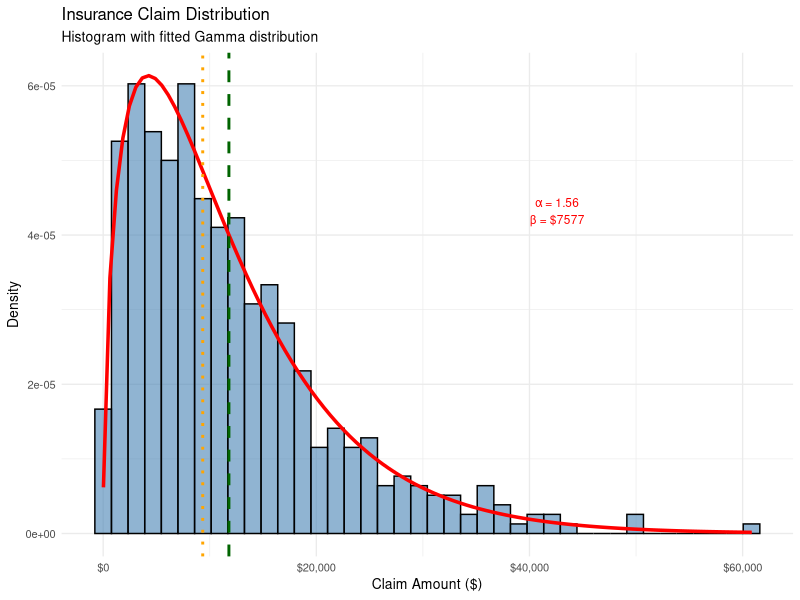
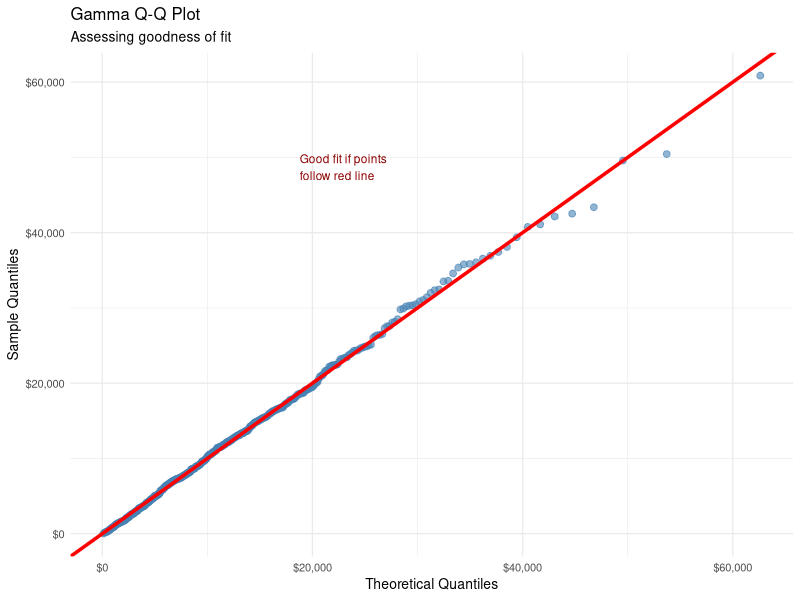

Write the R code that produced these figures, in order.
## ---- chunk 1
#| echo: true
#| message: false
#| warning: false
#| eval: true

# Load required libraries
library(tidyverse)
library(MASS)  # For fitdistr

# Generate realistic insurance claim data
# (simulating from gamma based on industry parameters)
set.seed(2024)
n_claims <- 500

# Industry-typical parameters for bodily injury claims
# alpha ≈ 1.5 (right-skewed), beta ≈ 8000
alpha_true <- 1.5
beta_true <- 8000

claims <- rgamma(n_claims, 
                 shape = alpha_true, 
                 scale = beta_true)

# Add some measurement realism
claims <- round(claims, 2)

# Summary statistics
mean_claim <- mean(claims)
median_claim <- median(claims)
sd_claim <- sd(claims)
max_claim <- max(claims)

cat("Insurance Claim Data Summary\n")
cat("==============================\n")
cat(sprintf("Sample size: %d claims\n", n_claims))
cat(sprintf("Mean claim: $%.2f\n", mean_claim))
cat(sprintf("Median claim: $%.2f\n", median_claim))
cat(sprintf("Std Dev: $%.2f\n", sd_claim))
cat(sprintf("Max claim: $%.2f\n", max_claim))
## ---- chunk 2
#| echo: true
#| message: false
#| warning: false
#| eval: true

# Estimate gamma parameters using Method of Moments
# This is more robust than MLE for real-world skewed data
# Based on E(Y) = α*β and Var(Y) = α*β²

alpha_est <- (mean_claim^2) / (sd_claim^2)
beta_est <- (sd_claim^2) / mean_claim

cat("\nEstimated Gamma Parameters (Method of Moments)\n")
cat("================================================\n")
cat(sprintf("Shape (α): %.3f\n", alpha_est))
cat(sprintf("Scale (β): $%.2f\n", beta_est))
cat(sprintf("Estimated mean: $%.2f\n", 
            alpha_est * beta_est))
cat(sprintf("Estimated variance: $%.2f²\n", 
            sqrt(alpha_est * beta_est^2)))
cat(sprintf("Compare to sample mean: $%.2f\n", mean_claim))
cat(sprintf("Compare to sample SD: $%.2f\n", sd_claim))

# Calculate key probabilities
prob_exceed_25k <- 1 - pgamma(25000, 
                              shape = alpha_est, 
                              scale = beta_est)
prob_exceed_50k <- 1 - pgamma(50000, 
                              shape = alpha_est, 
                              scale = beta_est)
prob_exceed_100k <- 1 - pgamma(100000, 
                               shape = alpha_est, 
                               scale = beta_est)

cat("\nProbabilities of Exceeding Limits\n")
cat("==================================\n")
cat(sprintf("P(Claim > $25,000): %.4f (%.2f%%)\n", 
            prob_exceed_25k, prob_exceed_25k*100))
cat(sprintf("P(Claim > $50,000): %.4f (%.2f%%)\n", 
            prob_exceed_50k, prob_exceed_50k*100))
cat(sprintf("P(Claim > $100,000): %.4f (%.2f%%)\n", 
            prob_exceed_100k, prob_exceed_100k*100))
## ---- chunk 3
#| echo: true
#| message: false
#| warning: false
#| eval: true
#| fig-width: 6
#| fig-height: 4.5

# Create histogram with gamma overlay
df_claims <- data.frame(claim = claims)

ggplot(df_claims, aes(x = claim)) +
  geom_histogram(aes(y = after_stat(density)), 
                 bins = 40, fill = "steelblue", 
                 alpha = 0.6, color = "black") +
  stat_function(fun = dgamma, 
                args = list(shape = alpha_est, 
                           scale = beta_est),
                color = "red", linewidth = 1.2) +
  geom_vline(xintercept = mean_claim, 
             color = "darkgreen", 
             linetype = "dashed", linewidth = 1) +
  geom_vline(xintercept = median_claim, 
             color = "orange", 
             linetype = "dotted", linewidth = 1) +
  scale_x_continuous(labels = scales::dollar_format()) +
  labs(title = "Insurance Claim Distribution",
       subtitle = "Histogram with fitted Gamma distribution",
       x = "Claim Amount ($)",
       y = "Density") +
  theme_minimal(base_size = 10) +
  annotate("text", x = max_claim * 0.7, 
           y = max(density(claims)$y) * 0.8, 
           label = sprintf("α = %.2f\nβ = $%.0f", 
                          alpha_est, beta_est), 
           color = "red", size = 3)
## ---- chunk 4
#| echo: true
#| message: false
#| warning: false
#| eval: true
#| fig-width: 6
#| fig-height: 4.5

# Q-Q plot for gamma distribution
theoretical_quantiles <- qgamma(
  ppoints(length(claims)), 
  shape = alpha_est, 
  scale = beta_est
)

qqplot_data <- data.frame(
  theoretical = theoretical_quantiles,
  sample = sort(claims)
)

ggplot(qqplot_data, aes(x = theoretical, y = sample)) +
  geom_point(color = "steelblue", 
             size = 2, alpha = 0.6) +
  geom_abline(slope = 1, intercept = 0, 
              color = "red", linewidth = 1.2) +
  scale_x_continuous(labels = scales::dollar_format()) +
  scale_y_continuous(labels = scales::dollar_format()) +
  labs(title = "Gamma Q-Q Plot",
       subtitle = "Assessing goodness of fit",
       x = "Theoretical Quantiles",
       y = "Sample Quantiles") +
  theme_minimal(base_size = 10) +
  annotate("text", 
           x = max(theoretical_quantiles) * 0.3, 
           y = max(claims) * 0.8, 
           label = "Good fit if points\nfollow red line", 
           color = "darkred", hjust = 0, size = 3)
